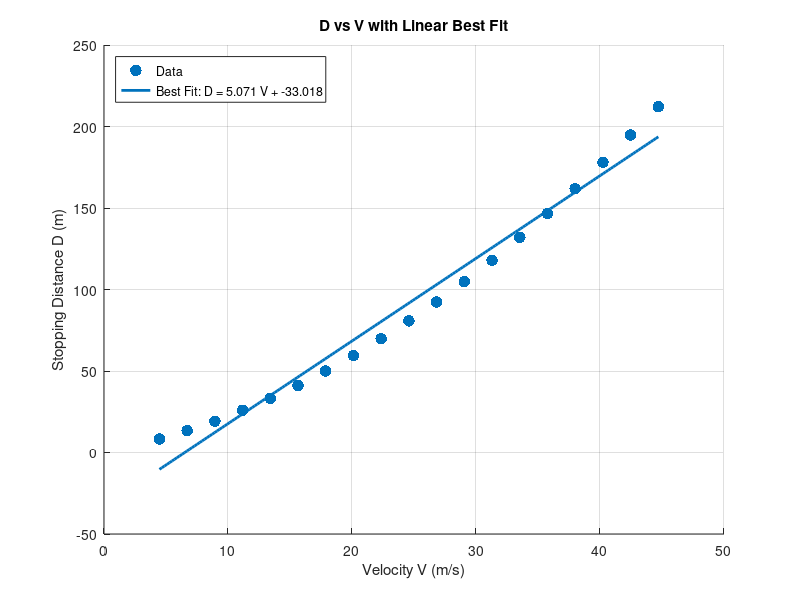
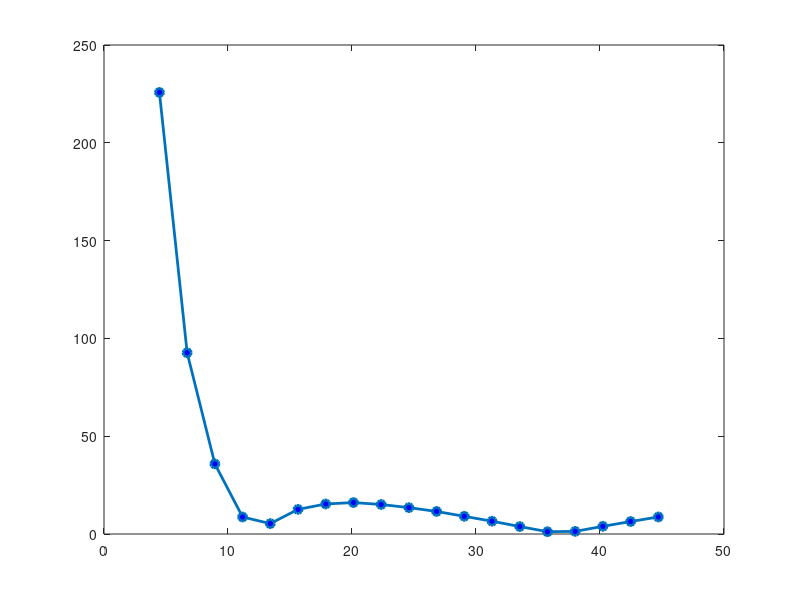

MATLAB code for these plots, in order: (Note: this script raises an error after producing the figures.)
% Original data
V_mph = [10 15 20 25 30 35 40 45 50 55 60 65 70 75 80 85 90 95 100]; % mph
D_ft  = [27 44 63 85 109 135 164 195 229 265 303 344 387 433 481 531 584 639 696]; % feet

% Convert to SI units
V = V_mph * 0.44704;  % velocity in m/s
D = D_ft * 0.3048;    % distance in meters

%% --- Figure 1: D vs V with linear best fit ---
figure(1)
scatter(V, D, 70, 'filled')
hold on
p1 = polyfit(V, D, 1);       % Linear fit
Vfine = linspace(min(V), max(V), 200);
Dfit = polyval(p1, Vfine);
plot(Vfine, Dfit, 'LineWidth', 2)
xlabel('Velocity V (m/s)')
ylabel('Stopping Distance D (m)')
title('D vs V with Linear Best Fit')
grid on
legend('Data', sprintf('Best Fit: D = %.3f V + %.3f', p1(1), p1(2)), 'Location','northwest')

%% --- Figure 2: Relative error of D vs V fit ---
Dmodel1 = polyval(p1, V);
rel_error1 = abs((Dmodel1 - D) ./ D) * 100;
figure(2)
plot(V, rel_error1, 'o-', 'LineWidth', 2, 'MarkerFaceColor','b')
yline(0,'--')
xlabel('Velocity V (m/s)')
ylabel('Relative Error (%)')
title('Relative Error of Linear Fit for D vs V')
grid on

%% --- Figure 3: D/v vs V with linear best fit ---
D_over_v = D ./ V;
figure(3)
scatter(V, D_over_v, 70, 'filled')
hold on
p2 = polyfit(V, D_over_v, 1);  % Linear fit
D_over_v_fit = polyval(p2, Vfine);
plot(Vfine, D_over_v_fit, 'LineWidth', 2)
xlabel('Velocity V (m/s)')
ylabel('Stopping Distance per Velocity D/V (s)')
title('D/V vs V with Linear Best Fit')
grid on
legend('Data', sprintf('Best Fit: D/V = %.4f V + %.4f', p2(1), p2(2)), 'Location','northwest')

%% --- Figure 4: Relative error of D/v vs V fit ---
Dmodel2 = polyval(p2, V);
rel_error2 = abs((Dmodel2 - D_over_v) ./ D_over_v) * 100;
figure(4)
plot(V, rel_error2, 'o-', 'LineWidth', 2, 'MarkerFaceColor','r')
yline(0,'--')
xlabel('Velocity V (m/s)')
ylabel('Relative Error (%)')
title('Relative Error of Linear Fit for D/V vs V')
grid on
